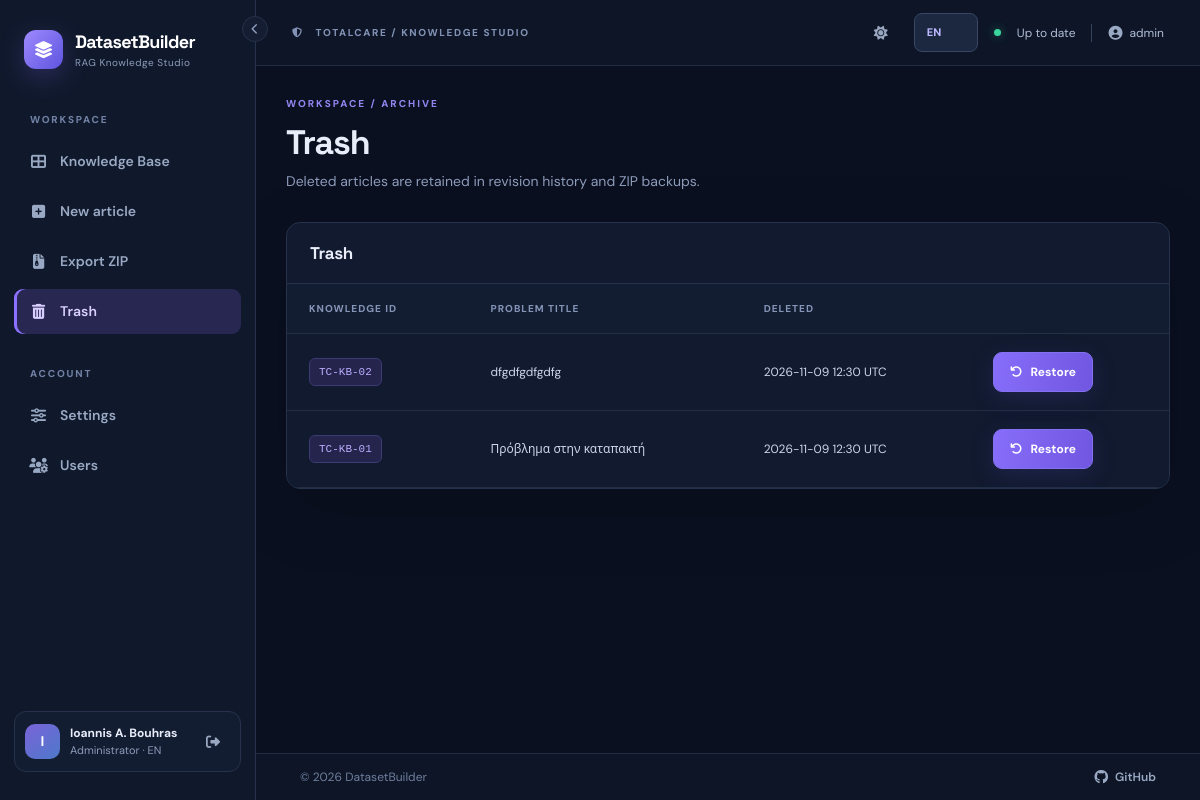
The page /trash (signed in) on the database its author committed.
### datasetbuilder/models.py (models this page shows, shortened)
class User(UserMixin, db.Model):
    __tablename__ = "users"
    id = db.Column(db.Integer, primary_key=True)
    username = db.Column(db.String(80), nullable=False, unique=True)
    display_name = db.Column(db.String(160), nullable=False)
    password_hash = db.Column(db.String(255), nullable=False)
    role = db.Column(db.String(20), nullable=False, default="editor")
    active = db.Column(db.Boolean, nullable=False, default=True)
    created_at = db.Column(db.DateTime, nullable=False, default=utcnow)
    last_login_at = db.Column(db.DateTime)
    preferred_language = db.Column(db.String(2), nullable=False, default="en")
    preferred_theme = db.Column(db.String(5), nullable=False, default="dark")
    @property
    def is_active(self):
        return self.active
    def can_edit(self):
        return self.role in ("admin", "editor")
    def is_admin(self):
        return self.role == "admin"

class Document(db.Model):
    __tablename__ = "documents"
    __table_args__ = (Index("ix_documents_search_filters", "deleted_at", "knowledge_status", "category"),)
    id = db.Column(db.Integer, primary_key=True)
    title = db.Column(db.String(240), nullable=False)
    slug = db.Column(db.String(260), nullable=False)
    markdown = db.Column(db.Text, nullable=False)
    category = db.Column(db.String(120), nullable=False, default="General")
    knowledge_status = db.Column(db.String(60), nullable=False, default="Draft")
    product = db.Column(db.String(120), nullable=False, default="TotalCare")
    language = db.Column(db.String(40), nullable=False, default="English")
    created_by_id = db.Column(db.Integer, db.ForeignKey("users.id", ondelete="RESTRICT"), nullable=False)
    updated_by_id = db.Column(db.Integer, db.ForeignKey("users.id", ondelete="RESTRICT"), nullable=False)
    revision = db.Column(db.Integer, nullable=False, default=1)
    created_at = db.Column(db.DateTime, nullable=False, default=utcnow)
    updated_at = db.Column(db.DateTime, nullable=False, default=utcnow)
    deleted_at = db.Column(db.DateTime)
    sync_error = db.Column(db.Text)
    created_by = db.relationship("User", foreign_keys=[created_by_id], lazy="joined")
    updated_by = db.relationship("User", foreign_keys=[updated_by_id], lazy="joined")
    versions = db.relationship("DocumentRevision", back_populates="document", order_by="DocumentRevision.number.desc()")
    @property
    def kb_id(self):
        from flask import current_app
        return f"{current_app.config['KB_PREFIX']}-{self.id:0{current_app.config['KB_PADDING']}d}"

### datasetbuilder/views.py (the view)
@bp.get('/trash')
@login_required
def trash():
    can_edit()
    docs = (db.session.query(Document).filter(Document.deleted_at.is_not(None))
            .order_by(Document.deleted_at.desc()).all())
    return render_template('trash.html', records=docs)

### datasetbuilder/__init__.py (called while the page is built)
@login_manager.user_loader
def load_user(user_id):
    try:
        user = db.session.get(User, int(user_id))
        return user if user and user.active else None
    except (TypeError, ValueError):
        return None

### datasetbuilder/i18n.py (called while the page is built)
def translate(key, lang='en'):
    return (EL if lang == 'el' else EN).get(key, EN.get(key, key))

### datasetbuilder/views.py (called while the page is built)
def can_edit():
    if not current_user.can_edit():
        abort(403)

### datasetbuilder/templates/trash.html (shortened to what this page needs)
{% extends 'base.html' %}
{% block content %}<div class="wide-container"><div class="page-head"><div><div class="eyebrow">{{ t('archive_eyebrow')|upper }}</div><h1>{{ t('trash') }}</h1><p class="muted">{{ t('trashed_hint') }}</p></div></div><div class="surface"><div class="surface-header"><h2>{{ t('trash') }}</h2></div>{% if records %}<div class="table-responsive"><table class="table data-table"><thead><tr><th>{{ t('kb_code') }}</th><th>{{ t('title') }}</th><th>{{ t('deleted') }}</th><th></th></tr></thead><tbody>{% for doc in records %}<tr><td><span class="code-tag">{{ doc.kb_id }}</span></td><td>{{ doc.title }}</td><td>{{ doc.deleted_at.strftime('%Y-%m-%d %H:%M') }} UTC</td><td><form method="post" action="{{ url_for('main.restore_document', doc_id=doc.id) }}"><input type="hidden" name="csrf_token" value="{{ csrf_token() }}"><button class="btn btn-sm btn-primary"><i class="fa-solid fa-arrow-rotate-left me-2"></i>{{ t('restore') }}</button></form></td></tr>{% endfor %}</tbody></table></div>{% else %}<div class="empty-state"><i class="fa-solid fa-trash-can"></i><p>{{ t('no_articles') }}</p></div>{% endif %}</div></div>{% endblock %}

### datasetbuilder/templates/base.html (shortened to what this page needs)
<!doctype html>
<html lang="{{ ui_lang }}" data-theme="{{ ui_theme }}">
<head>
  <link rel="stylesheet" href="{{ url_for('static', filename='vendor/bootstrap.min.css') }}">
  <link rel="stylesheet" href="https://cdnjs.cloudflare.com/ajax/libs/font-awesome/6.5.2/css/all.min.css">
  <link rel="stylesheet" href="{{ url_for('static', filename='css/app.css') }}">
  <link rel="stylesheet" href="{{ url_for('static', filename='css/print.css') }}" media="print">
</head>
<body class="{% if current_user.is_authenticated %}app-shell{% else %}login-shell{% endif %}{% if nav_collapsed %} nav-collapsed{% endif %}">
{% if current_user.is_authenticated %}
  <aside class="sidebar" id="appSidebar">
    <button type="button" class="nav-collapse-btn" id="nav-collapse" aria-controls="appSidebar" aria-expanded="true" title="{{ t('collapse_nav') }}"><i class="fa-solid fa-chevron-left"></i></button>
    <a class="brand" href="{{ url_for('main.dashboard') }}">
      <span class="brand-icon"><i class="fa-solid fa-layer-group"></i></span>
      <span class="brand-text"><strong>DatasetBuilder</strong><small>{{ t('tagline') }}</small></span>
    </a>
    <div class="sidebar-label">{{ t('workspace')|upper }}</div>
    <nav class="menu">
      <a class="menu-link {% if request.endpoint == 'main.dashboard' %}active{% endif %}" href="{{ url_for('main.dashboard') }}" title="{{ t('dashboard') }}"><i class="fa-solid fa-table-cells-large"></i> <span class="nav-text">{{ t('dashboard') }}</span></a>
      {% if current_user.can_edit() %}
      <a class="menu-link {% if request.endpoint == 'main.new_document' %}active{% endif %}" href="{{ url_for('main.new_document') }}" title="{{ t('new_article') }}"><i class="fa-solid fa-square-plus"></i> <span class="nav-text">{{ t('new_article') }}</span></a>
      {% endif %}
      <a class="menu-link" href="{{ url_for('main.export_zip') }}" id="nav-export" title="{{ t('export') }}"><i class="fa-solid fa-file-zipper"></i> <span class="nav-text">{{ t('export') }}</span></a>
      {% if current_user.can_edit() %}<a class="menu-link {% if request.endpoint == 'main.trash' %}active{% endif %}" href="{{ url_for('main.trash') }}" title="{{ t('trash') }}"><i class="fa-solid fa-trash-can"></i> <span class="nav-text">{{ t('trash') }}</span></a>{% endif %}
    </nav>
    <div class="sidebar-label mt-4">{{ t('account')|upper }}</div>
    <nav class="menu">
      <a class="menu-link {% if request.endpoint == 'main.settings' %}active{% endif %}" href="{{ url_for('main.settings') }}" title="{{ t('settings') }}"><i class="fa-solid fa-sliders"></i> <span class="nav-text">{{ t('settings') }}</span></a>
      {% if current_user.is_admin() %}<a class="menu-link {% if request.endpoint == 'admin.users' %}active{% endif %}" href="{{ url_for('admin.users') }}" title="{{ t('users') }}"><i class="fa-solid fa-users-gear"></i> <span class="nav-text">{{ t('users') }}</span></a>{% endif %}
    </nav>
    <div class="sidebar-footer">
      <div class="user-avatar">{{ current_user.display_name[:1]|upper }}</div>
      <div class="user-mini"><b>{{ current_user.display_name }}</b><small>{{ t('account_role_'+current_user.role) }} · {{ 'EL' if ui_lang == 'el' else 'EN' }}</small></div>
      <form method="post" action="{{ url_for('auth.logout') }}"><input type="hidden" name="csrf_token" value="{{ csrf_token() }}"><button class="icon-btn" title="{{ t('logout') }}" aria-label="{{ t('logout') }}"><i class="fa-solid fa-right-from-bracket"></i></button></form>
    </div>
  </aside>
{% endif %}
<main class="{% if current_user.is_authenticated %}main-area{% else %}login-main{% endif %}">
{% if current_user.is_authenticated %}
  <header class="topbar">
    <div class="d-flex align-items-center gap-2"><span class="location-label"><i class="fa-solid fa-shield-halved me-2"></i> TOTALCARE / {{ t('knowledge_studio')|upper }}</span></div>
    <div class="d-flex align-items-center gap-3"><button class="icon-btn" id="theme-toggle" type="button" title="{{ t('switch_theme') }}" aria-label="{{ t('switch_theme') }}"><i class="fa-solid fa-{{ 'sun' if ui_theme == 'dark' else 'moon' }}"></i></button><form action="{{ url_for('main.change_language') }}" method="post" class="d-inline-flex align-items-center"><input type="hidden" name="csrf_token" value="{{ csrf_token() }}"><input type="hidden" name="next" value="{{ request.full_path }}"><select name="language" class="form-select form-select-sm lang-switch" aria-label="{{ t('preferred_language') }}"><option value="en" {% if ui_lang=='en' %}selected{% endif %}>EN</option><option value="el" {% if ui_lang=='el' %}selected{% endif %}>ΕΛ</option></select></form><span class="live-dot"></span><span class="topbar-note">{{ t('ready') }}</span><span class="topbar-user"><i class="fa-solid fa-user-circle"></i>{{ current_user.username }}</span></div>
  </header>
{% endif %}
  <div class="content-area {% block content_class %}{% endblock %}">{% block content %}{% endblock %}</div>
  <footer class="app-footer">
    <span class="app-footer-copy">&copy; {{ footer_year }} {{ footer_owner }}</span>
    <a class="app-footer-link" href="{{ footer_url }}" target="_blank" rel="noopener noreferrer"><i class="fa-brands fa-github"></i> GitHub</a>
  </footer>
</main>
<div class="toast-container position-fixed top-0 end-0 p-4" id="toast-container" style="z-index:11000;"></div>
</body>
</html>

### rows shown on the page
User: display_name "I", display_name "Ioannis A. Bouhras", role "Administrator", preferred_language "EN", language "EN", username "admin"
Document: kb_id "TC-KB-02", title "dfgdfgdfgdfg", deleted_at "2026-11-09 12:30", t "Restore"
Document: kb_id "TC-KB-01", title "Πρόβλημα στην καταπακτή", deleted_at "2026-11-09 12:30", t "Restore"

### other values the page prints
{{ t('tagline') }} "RAG Knowledge Studio"
{{ t('workspace')|upper }} "WORKSPACE"
{{ t('dashboard') }} "Knowledge Base"
{{ t('new_article') }} "New article"
{{ t('export') }} "Export ZIP"
{{ t('trash') }} "Trash"
{{ t('account')|upper }} "ACCOUNT"
{{ t('settings') }} "Settings"
{{ t('users') }} "Users"
{{ t('knowledge_studio')|upper }} "KNOWLEDGE STUDIO"
{{ t('ready') }} "Up to date"
{{ t('archive_eyebrow')|upper }} "WORKSPACE / ARCHIVE"
{{ t('trashed_hint') }} "Deleted articles are retained in revision history and ZIP backups."
{{ t('kb_code') }} "KNOWLEDGE ID"
{{ t('title') }} "PROBLEM TITLE"
